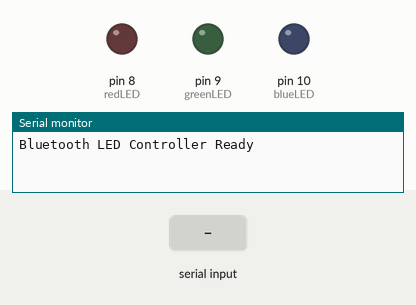
The sketch below on a simulated Arduino Uno, built with avr-gcc and run on an emulated ATmega328P. On the bench: output pins drawn as LEDs (lit = HIGH), the last lines printed to the serial monitor. Dashed ring = blinking. Inputs (shaded band) come from the test bench.

Above: at 1.2 s.
1.3 s: "F" received over the second serial link
At 1.42 s:
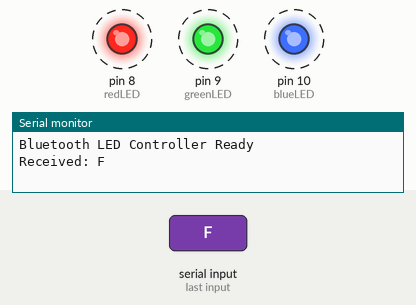
4.3 s: "R" received over the second serial link
At 5.4 s:
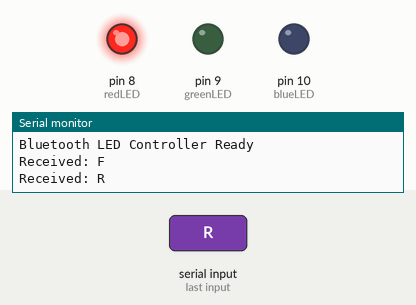
5.8 s: "G" received over the second serial link
At 6.6 s:
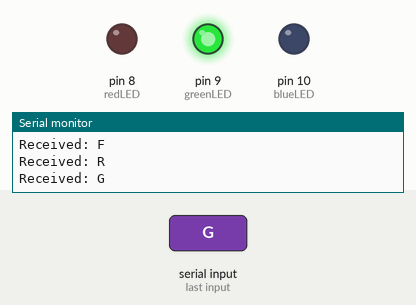
7.3 s: "B" received over the second serial link
At 7.7 s:
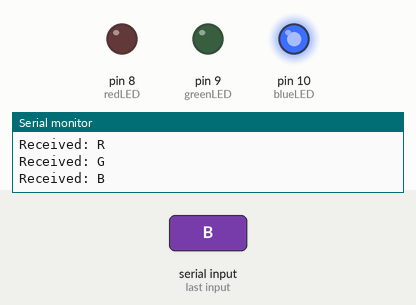
Timing chart, 0 to 9.8 s (numbered marks = the images above; inputs shaded):
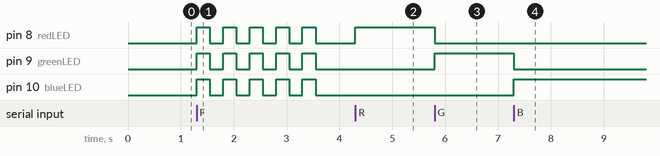

Measured:
- after the input at 1.3 s, pin 8 (redLED), pin 9 (greenLED), pin 10 (blueLED): alternates HIGH for 0.25 s and LOW for 0.25 s, 10 changes in all, then stays LOW, starting at once
- after the input at 4.3 s, pin 8 (redLED): LOW → HIGH at once
- after the input at 5.8 s, pin 8 (redLED): HIGH → LOW at once; pin 9 (greenLED): LOW → HIGH at once
- after the input at 7.3 s, pin 9 (greenLED): HIGH → LOW at once; pin 10 (blueLED): LOW → HIGH at once

The sketch:

bt_led_control.ino
```cpp
/*
 * Author      : Ritu Raj
 * Date        : 2 July 2026
 */

#include <SoftwareSerial.h>

// HC-05 Bluetooth
SoftwareSerial BT(2, 3);   // RX, TX

const int redLED = 8;
const int greenLED = 9;
const int blueLED = 10;

void setup() {

  pinMode(redLED, OUTPUT);
  pinMode(greenLED, OUTPUT);
  pinMode(blueLED, OUTPUT);

  digitalWrite(redLED, LOW);
  digitalWrite(greenLED, LOW);
  digitalWrite(blueLED, LOW);

  Serial.begin(9600);
  BT.begin(9600);

  Serial.println("Bluetooth LED Controller Ready");}

void loop() {
  if (BT.available()) {
    char command = BT.read();
    Serial.print("Received: ");
    Serial.println(command);
    switch (command) {
      case 'R':
        digitalWrite(redLED, HIGH);
        digitalWrite(greenLED, LOW);
        digitalWrite(blueLED, LOW);
        BT.println("Red LED ON");
        break;
      case 'G':
        digitalWrite(redLED, LOW);
        digitalWrite(greenLED, HIGH);
        digitalWrite(blueLED, LOW);
        BT.println("Green LED ON");
        break;
      case 'B':
        digitalWrite(redLED, LOW);
        digitalWrite(greenLED, LOW);
        digitalWrite(blueLED, HIGH);
        BT.println("Blue LED ON");
        break;
      case 'X':
        digitalWrite(redLED, LOW);
        digitalWrite(greenLED, LOW);
        digitalWrite(blueLED, LOW);
        BT.println("All LEDs OFF");
        break;
      case 'F':
        for (int i = 0; i < 5; i++) {
          digitalWrite(redLED, HIGH);
          digitalWrite(greenLED, HIGH);
          digitalWrite(blueLED, HIGH);
          delay(250);

          digitalWrite(redLED, LOW);
          digitalWrite(greenLED, LOW);
          digitalWrite(blueLED, LOW);
          delay(250);}

        BT.println("Flashed 5 Times");
        break;
      default:
        BT.println("Unknown Command");
        break;}}}
```
